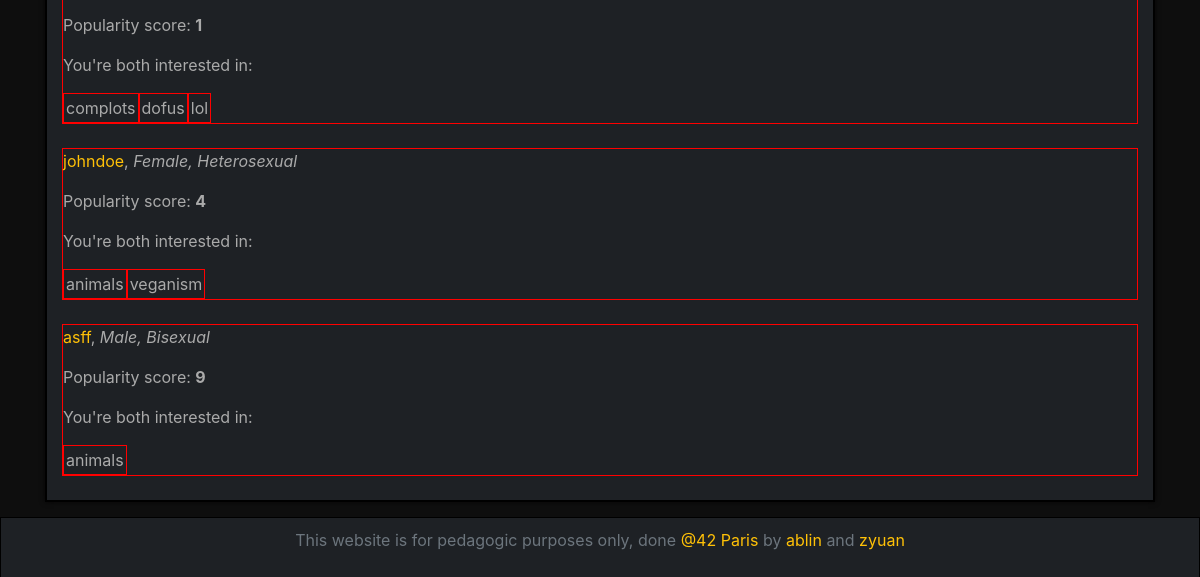
/suggestion.php (signed in, lower part), run on an earlier commit of the app's database.
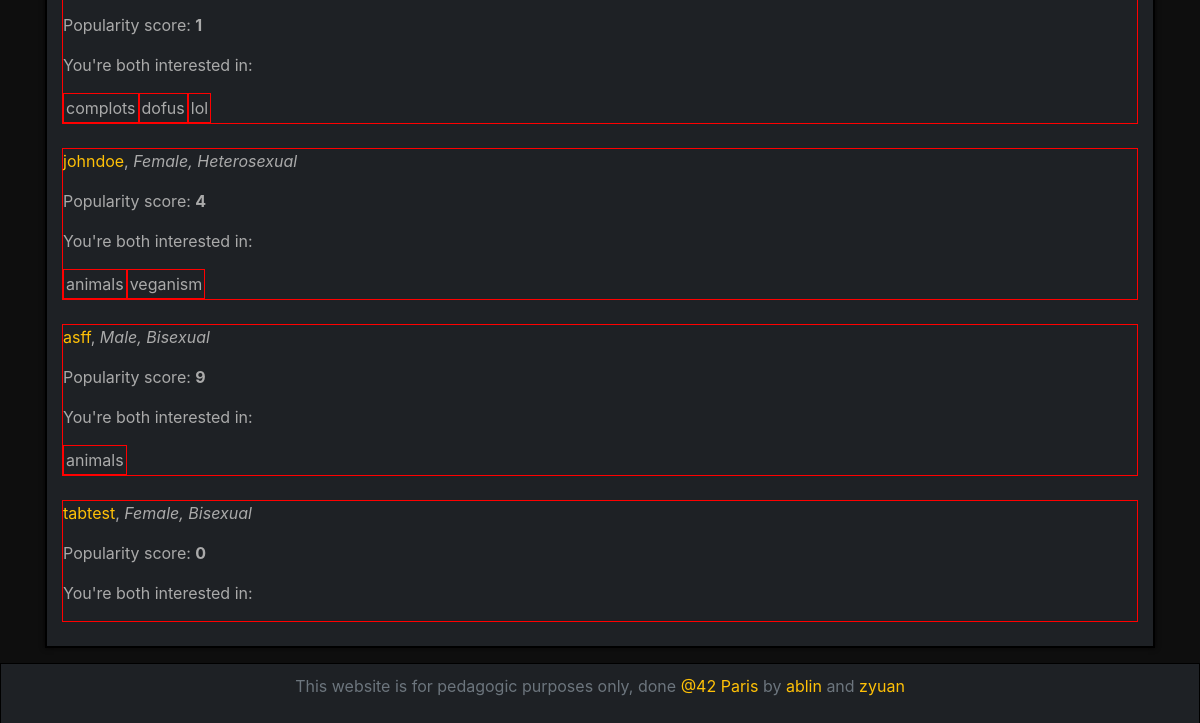
And on a later commit of the database.
### tables this page shows
CREATE TABLE `user_info` (
  `id` int(11) NOT NULL,
  `user_id` int(11) NOT NULL,
  `firstname` varchar(64) NOT NULL,
  `lastname` varchar(64) NOT NULL,
  `birth_year` year(4) DEFAULT NULL,
  `bio` varchar(512) DEFAULT NULL,
  `gender` varchar(128) DEFAULT NULL,
  `orientation` varchar(128) DEFAULT 'Bisexual',
  `last_online` datetime NOT NULL DEFAULT CURRENT_TIMESTAMP
);

CREATE TABLE `user` (
  `id` int(11) NOT NULL,
  `username` varchar(30) NOT NULL,
  `password` varchar(255) NOT NULL,
  `email` varchar(255) NOT NULL,
  `mail_token` varchar(128) DEFAULT NULL,
  `confirmed_token` datetime DEFAULT NULL,
  `password_token` varchar(128) DEFAULT NULL
);

### utils/fetch_suggestion.php (called while the page is built, shortened)
<?php
$db = database::getInstance('matcha');
if (!empty($_SESSION['id'])) {
    $sortfield = 'totalscore';
    $sorttype = "des";
    $bystart = 1940;
    $byend = 2001;
    $minscore = 0;
    $maxscore = 1000;
    $id = secure_input($_SESSION['id']);
    $attributes['id'] = $id;
    $req = $db->prepare("SELECT `tag` FROM `user_tags` WHERE `user_id` = :user_id", array("user_id" => secure_input($_SESSION['id'])));
    if ($req) {
        $tags = array();
        foreach ($req as $item)
            array_push($tags, $item->tag);
    }
    $query = "SELECT * FROM `user_info` RIGHT JOIN `user` ON user_info.user_id = user.id WHERE `gender` = :gender
     AND (`orientation` = :orientation OR `orientation` = 'Bisexual') AND `user_id` != :id AND `birth_year` >= :bystart AND `birth_year` <= :byend";
    if ($gender === "Male" && $orientation === "Heterosexual")
    {
        $attributes['gender'] = "Female";
        $attributes['orientation'] = "Heterosexual";
    } else if ($gender === "Male" && $orientation === "Homosexual")
    {
        $attributes['gender'] = "Male";
        $attributes['orientation'] = "Homosexual";
    } else if ($gender === "Female" && $orientation === "Heterosexual")
    {
        $attributes['gender'] = "Male";
        $attributes['orientation'] = "Heterosexual";
    } else if ($gender === "Female" && $orientation === "Homosexual")
    {
        $attributes['gender'] = "Female";
        $attributes['orientation'] = "Homosexual";
    } else if ($gender === "Male" && $orientation === "Bisexual")
    {
        $query = "SELECT * FROM `user_info`
                  RIGHT JOIN `user` ON user_info.user_id = user.id
                  WHERE (`gender` = 'Male' AND (`orientation` = 'Bisexual' OR `orientation` = 'Homosexual')
                  AND `user_id` != :id AND `birth_year` >= :bystart AND `birth_year` <= :byend)
                  OR (`gender` = 'Female' AND (`orientation` = 'Bisexual' OR `orientation` = 'Heterosexual')
                  AND `user_id` != :id AND `birth_year` >= :bystart AND `birth_year` <= :byend)";
    } else if ($gender === "Female" && $orientation === "Bisexual")
    {
        $query = "SELECT * FROM `user_info`
                  RIGHT JOIN `user` ON user_info.user_id = user.id
                  WHERE (`gender` = 'Female' AND (`orientation` = 'Bisexual' OR `orientation` = 'Homosexual')
                  AND `user_id` != :id AND `birth_year` >= :bystart AND `birth_year` <= :byend)
                  OR (`gender` = 'Male' AND (`orientation` = 'Bisexual' OR `orientation` = 'Heterosexual')
                  AND `user_id` != :id AND `birth_year` >= :bystart AND `birth_year` <= :byend) ";
    }
    $attributes['bystart'] = $bystart;
    $attributes['byend'] = $byend;
    $basics = $db->prepare($query, $attributes);
    $matched_user = array();
    foreach ($basics as $basic) {
        $req = $db->prepare("SELECT * FROM `block` WHERE `id_blocked` = :user_id AND `id_blocker` = :id", array("user_id" => $basic->user_id, "id" => $id));
        if (!$req) {
            $info = array();
            $info['birthyear'] = $basic->birth_year;
            $info['tagscore'] = 0;
            array_push($info, $basic->user_id, $basic->username, $basic->gender, $basic->orientation);
            $attributes2['user_id'] = $basic->user_id;
            $req = $db->prepare("SELECT * FROM `user_photo` WHERE `user_id` = :user_id", array("user_id" => $basic->user_id));
            if ($req)
                foreach ($req as $item)
                    $info['profile_pic'] = $item->photo1;
            else
                $info['profile_pic'] = null;
            $req = $db->prepare("SELECT SUM(`type`) as sum, COUNT(*) as total FROM `vote` WHERE `id_voted` = :voted", array("voted" => $basic->user_id));
            if ($req)
                $info['score'] = $req[0]->sum * $req[0]->total;
            else
                $info['score'] = 0;
            $tags_arr = array();
            foreach ($tags as $tag) {
                $attributes2['tag'] = $tag;
                $req = $db->prepare("SELECT * FROM `user_tags` WHERE `user_id` = :user_id AND `tag` = :tag", $attributes2);
                if ($req) {
                    $tags_arr[] = $req[0]->tag;
                    $info['tagscore']++;
                }
                $info['tags'] = $tags_arr;
            }
            $oriscore = 100;
            if ($basic->orientation === "Bisexual")
                $oriscore = 75;
            $info['totalscore'] = $oriscore + ($info['tagscore'] * 50) + ($info['score'] * 5);
            if ($info['score'] >= $minscore && $info['score'] <= $maxscore)
                array_push($matched_user, $info);
        }
    }
    $arr = array();
    foreach ($matched_user as $user)
        $arr[$user[0]] = $user[$sortfield];
    if ($sorttype === "des")
        arsort($arr);
    else
        asort($arr);
    $sorted = array();
    foreach ($arr as $key => $value)
    {
        foreach ($matched_user as $user)
        {
            if ($key == $user[0])
                $sorted[] = $user;
        }
    }
}

### class/database.php (called while the page is built, shortened)
<?php
class database
{
    private $db_user;
    private $db_pass;
    private $dsn;
    private $pdo;
    private static $_instance;
    public function __construct($db_name, $db_host = "localhost", $db_user = "root", $db_pass = "root42")
    {
        $this->db_user = $db_user;
        $this->db_pass = $db_pass;
        $this->dsn = "mysql:dbname={$db_name};host={$db_host}";
    }
    public static function getInstance($db_name)
    {
        if (is_null(self::$_instance))
            self::$_instance = new database($db_name);
        return self::$_instance;
    }
    private function getPDO()
    {
        if ($this->pdo === null)
        {
            $pdo = new PDO($this->dsn, $this->db_user, $this->db_pass);
            $pdo->setAttribute(PDO::ATTR_ERRMODE, PDO::ERRMODE_EXCEPTION);
            $this->pdo = $pdo;
        }
        return $this->pdo;
    }
    public function prepare($statement, $attributes, $one = false, $class_name = null)
    {
        $req = $this->getPDO()->prepare($statement);
        $req->execute($attributes);
        if (strpos($statement, "SELECT") !== false)
        {
            if ($class_name === null)
                $req->setFetchMode(PDO::FETCH_OBJ);
            else
                $req->setFetchMode(PDO::FETCH_CLASS, $class_name);
            if ($one)
                $data = $req->fetch();
            else
                $data = $req->fetchAll();
            return $data;
        }
    }
}

### class/autoloader.php (called while the page is built, shortened)
<?php
class autoloader
{
    static function autoload($class_name)
    {
        if (strpos($class_name, __NAMESPACE__ . '\\') == 0)
        {
            $class_name = str_replace(__NAMESPACE__ . '\\', '', $class_name);
        }
    }
}

### utils/fetch_account_data.php (called while the page is built, shortened)
<?php
$db = database::getInstance('matcha');
$req = $db->prepare("SELECT * FROM `user_info` WHERE `user_id` = :user_id", array("user_id" => secure_input($_SESSION['id'])));
if ($req) {
    foreach ($req as $item) {
        $gender = $item->gender;
        $orientation = $item->orientation;
    }
}

### utils/functions.php (called while the page is built, shortened)
<?php
function secure_input($data)
{
    $data = trim($data);
    $data = stripslashes($data);
    $data = htmlspecialchars($data);
    return $data;
}

### suggestion.php (the view, shortened to what the changed rows need)
<!DOCTYPE html>
<html lang="en">
<head>
    <link rel="stylesheet" href="style/bootstrap.css">
    <link rel="stylesheet" href="style/style.css">
    <link rel="stylesheet" href="https://use.fontawesome.com/releases/v5.8.1/css/all.css">
</head>
<body>
<?php
require_once("utils/fetch_account_data.php");
?>
<div class="container mt-5 small-page-wrapper">
    <div class="wrapper col-12">
        <div id="suggestion">
            <div id="gen-sugg">
            <?php
                require_once("utils/fetch_suggestion.php");
                foreach ($sorted as $match)
                {
                    echo "<div style='border: 1px solid red;'>";
                    echo "<p><a href='/Matcha/profile?u=".$match[1]."'>".$match[1]."</a>, <i>".$match[2].", ".$match[3]."</i></p>";
                    echo "<p>Popularity score: <b>".$match['score']."</b></p>";
                    echo "<p>You're both interested in: </p>";
                    foreach ($match['tags'] as $tag)
                        echo "<div class='profile_tag'><p>".$tag."</p></div>";
                    echo "</div><br />";
                }
            ?>
            </div>
        </div>
    </div>
</div>
</body>
</html>

What changed in the data, as far as the page shows it:
now on this page (row edited): user_info: user.username "tabtest", gender "Female", orientation "Bisexual", score "0"
